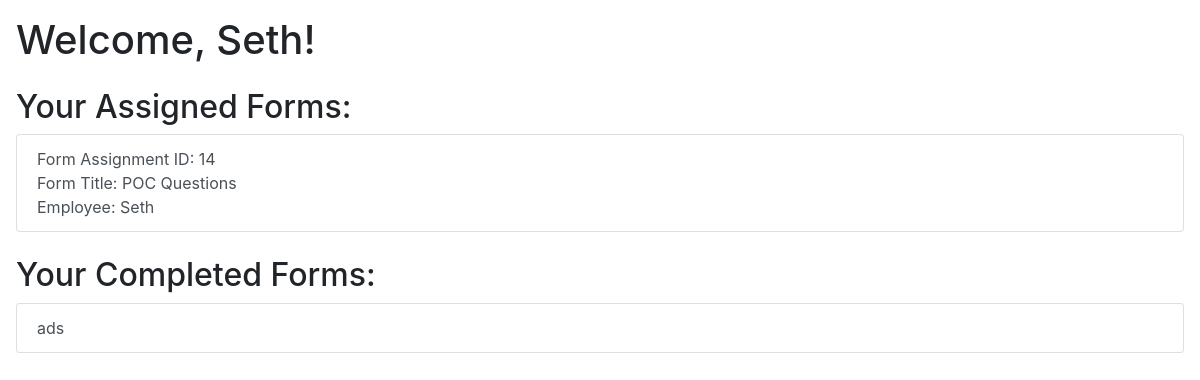
The page /employee_dashboard/ (signed in) on the database as committed earlier.
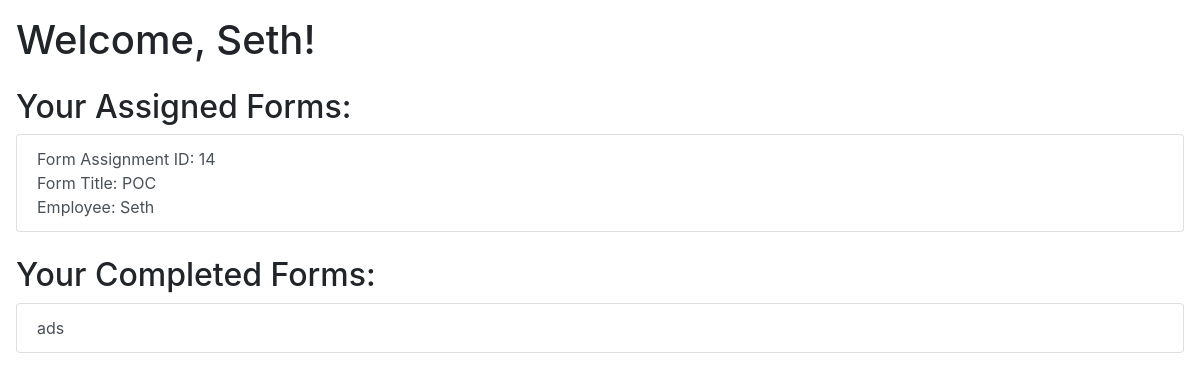
The same page on the database as committed later.
### formapp/models.py (models this page shows)
class FormAssignment(models.Model):
    form = models.ForeignKey(Form, on_delete=models.CASCADE)
    employee = models.ForeignKey(Employee, on_delete=models.CASCADE)
    responses = models.ManyToManyField(Response)  # Add this line
    completed = models.BooleanField(default=False)

class Form(models.Model):
    title = models.CharField(max_length=200)
    creator = models.ForeignKey(User, on_delete=models.CASCADE)
    creation_date = models.DateTimeField(auto_now_add=True)
    assigned_employees = models.ManyToManyField(Employee, through='FormAssignment')
    is_draft = models.BooleanField(default=False)  # New field
    total_score = models.DecimalField(max_digits=5, decimal_places=2, default=0.0)  # New field to store the overall form score

class Employee(models.Model):
    user = models.OneToOneField(User, on_delete=models.CASCADE)

### formapp/views.py (the view)
# urls.py: path('employee_dashboard/', views.employee_dashboard, name='employee_dashboard'),
def employee_dashboard(request):
    if request.user.is_authenticated:
        user = request.user
        try:
            employee = Employee.objects.get(user=user)
        except Employee.DoesNotExist:
            return HttpResponse("Employee does not exist.")
        form_assignments = FormAssignment.objects.filter(employee=employee, completed=False)
        completed_form_assignments = FormAssignment.objects.filter(employee=employee, completed=True)
        return render(request, 'formapp/employee_dashboard.html', {
            'employee_name': user.username,
            'form_assignments': form_assignments,
            'completed_form_assignments': completed_form_assignments
        })
    else:
        return HttpResponse("You are not logged in.")

### formapp/templates/formapp/employee_dashboard.html (shortened to what this page needs)
<!DOCTYPE html>
{% load static %}
<html>
<head>
    <link rel="stylesheet" href="https://stackpath.bootstrapcdn.com/bootstrap/4.5.0/css/bootstrap.min.css">
</head>
<body class="p-3">
    <h1 class="mb-4">Welcome, {{ employee_name }}!</h1>
    <div>
        <div>
            <h2>Your Assigned Forms:</h2>
            <div class="list-group mb-4">
                {% for form_assignment in form_assignments %}
                    <a href="{% url 'form_completion' form_assignment.id %}" class="list-group-item list-group-item-action">
                        Form Assignment ID: {{ form_assignment.id }} <br/>
                        Form Title: {{ form_assignment.form.title }} <br/>
                        Employee: {{ form_assignment.employee.user.username }}
                    </a>
                {% empty %}
                    <div class="list-group-item">No forms assigned yet</div>
                {% endfor %}
            </div>
        </div>
    </div>
    <div>
        <h2>Your Completed Forms:</h2>
        <div class="list-group">
            {% for form_assignment in completed_form_assignments %}
                <a href="{% url 'form_view' form_assignment.form.id %}" class="list-group-item list-group-item-action">
                    {{ form_assignment.form.title }}
                </a>
            {% empty %}
                <div class="list-group-item">No forms completed yet</div>
            {% endfor %}
        </div>
    </div>
</body>
</html>

Rows that differ between the two databases and show on the page:
changed through a linked row, FormAssignment "Seth": form "POC Questions" → "POC"
